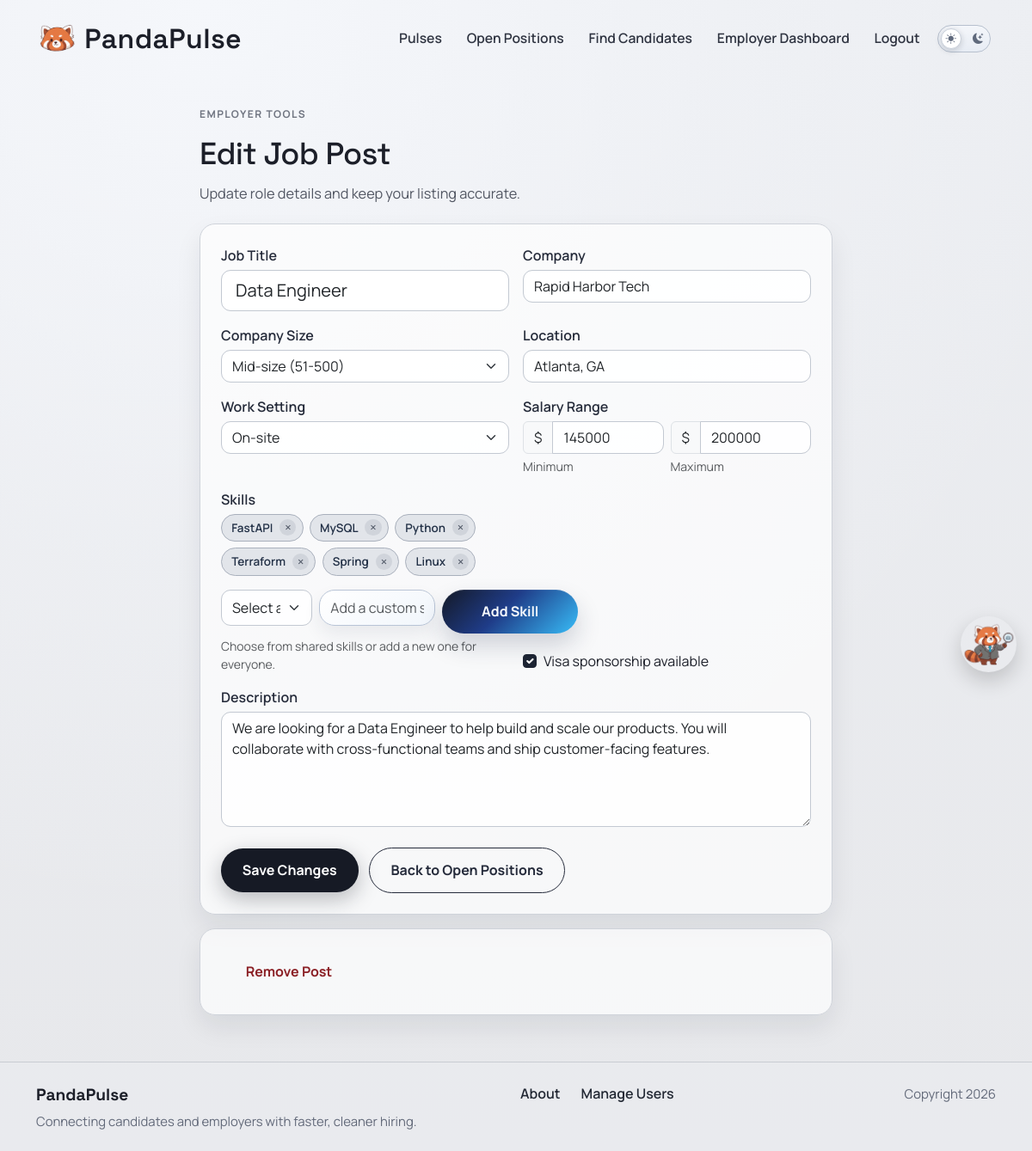
The app's page /jobposts/edit_post/106/?return_to=/jobposts/search/ (signed in) with its own data.
### jobposts/models.py (models this page shows, shortened)
class JobPost(models.Model):
    COMPANY_SIZE_CHOICES = [
        ("small", "Small (1-50)"),
        ("mid_size", "Mid-size (51-500)"),
        ("large", "Large (501-5,000)"),
        ("fortune_500", "Fortune 500"),
        ("startup", "Startup"),
        ("enterprise", "Enterprise"),
        ("other", "Other"),
    ]
    owner = models.ForeignKey(
        settings.AUTH_USER_MODEL,
        on_delete=models.CASCADE,
        related_name='job_posts',
        null=True,
        blank=True,
    )
    title = models.CharField(max_length=200)
    company = models.CharField(max_length=150)
    location = models.CharField(max_length=150)
    pay_range = models.CharField(max_length=100)
    skills = models.CharField(max_length=300, blank=True)
    salary_min = models.IntegerField(null=True, blank=True)
    salary_max = models.IntegerField(null=True, blank=True)
    WORK_SETTING_CHOICES = [
        ("remote", "Remote"),
        ("onsite", "On-site"),
        ("hybrid", "Hybrid"),
    ]
    work_setting = models.CharField(max_length=20, choices=WORK_SETTING_CHOICES, default="onsite")
    company_size = models.CharField(max_length=20, choices=COMPANY_SIZE_CHOICES, default="other")
    visa_sponsorship = models.BooleanField(default=False)
    description = models.TextField()
    created_at = models.DateTimeField(auto_now_add=True)

### jobposts/views.py (the view)
# urls.py: path('edit_post/<int:post_id>/', views.edit_post, name='jobposts.edit_post'),
@staff_member_required
def edit_post(request, post_id):
    post = get_object_or_404(JobPost, pk=post_id)
    template_data = {'title': 'Edit Job Post'}
    back_navigation = build_back_navigation(
        request,
        reverse('jobposts.search'),
        default_label='Open Positions',
    )
    if request.method == 'POST':
        form = JobPostForm(request.POST, instance=post)
        if form.is_valid():
            updated_post = form.save(commit=False)
            updated_post.save()
            register_skill_options(updated_post.skills, created_by=request.user)
            return redirect(back_navigation["url"])
    else:
        form = JobPostForm(instance=post)
    template_data['form'] = form
    template_data['submit_label'] = 'Save Changes'
    template_data['post_id'] = post_id
    template_data['skill_options'] = get_skill_options()
    template_data['current_url'] = current_request_url(request)
    template_data['back_navigation'] = back_navigation
    return render(request, 'jobposts/edit_post.html', {'template_data': template_data})

### accounts/context_processors.py (called while the page is built)
def can_post_job(request):
    if not request.user.is_authenticated:
        return {"can_post_job": False}
    is_employer = Profile.objects.filter(
        user=request.user,
        account_type=Profile.AccountType.EMPLOYER,
    ).exists()
    return {"can_post_job": is_employer}

### project2/navigation.py (called while the page is built)
def safe_local_navigation_url(request, candidate_url):
    candidate_url = (candidate_url or "").strip()
    if not candidate_url:
        return ""
    if not url_has_allowed_host_and_scheme(
        candidate_url,
        allowed_hosts={request.get_host()},
        require_https=request.is_secure(),
    ):
        return ""
    parsed = urlsplit(candidate_url)
    safe_url = parsed.path or "/"
    if parsed.query:
        safe_url = f"{safe_url}?{parsed.query}"
    if parsed.fragment:
        safe_url = f"{safe_url}#{parsed.fragment}"
    return safe_url

def current_request_url(request):
    return safe_local_navigation_url(request, request.get_full_path()) or "/"

def navigation_label_for_url(url, default_label="Dashboard"):
    parsed = urlsplit((url or "").strip())
    path = parsed.path or "/"
    query = parse_qs(parsed.query)
    try:
        match = resolve(path)
    except Resolver404:
        return default_label
    if match.view_name == "jobposts.dashboard":
        tab = (query.get("tab") or [""])[0]
        return DASHBOARD_TAB_LABELS.get(tab, "Dashboard")
    return VIEW_LABELS.get(match.view_name, default_label)

### project2/skills.py (called while the page is built, shortened)
def _clean_skill_token(raw_value):
    return " ".join((raw_value or "").strip().split())

def _build_skill_display_lookup(custom_skills=None):
    lookup = dict(_DEFAULT_SKILL_DISPLAY_LOOKUP)
    skills = get_custom_skill_options() if custom_skills is None else custom_skills
    for skill in skills:
        normalized = _clean_skill_token(skill)
        if not normalized:
            continue
        key = normalized.lower()
        if key in lookup:
            continue
        lookup[key] = normalized
    return lookup

def normalize_skill_name(raw_value, *, display_lookup=None):
    skill = _clean_skill_token(raw_value)
    if not skill:
        return ""
    lookup = display_lookup if display_lookup is not None else get_skill_display_lookup()
    normalized = lookup.get(skill.lower())
    if normalized:
        return normalized

def _skill_option_model():
    try:
        return apps.get_model("accounts", "SkillOption")
    except (LookupError, ValueError):
        return None

### jobposts/templates/jobposts/edit_post.html (shortened to what this page needs)
{% extends 'base.html' %}
{% block content %}
<section class="page-shell">
  <div class="container">
    <div class="row justify-content-center">
      <div class="col-md-10 col-lg-8">
        <div class="page-intro text-start">
          <p class="page-kicker">Employer tools</p>
          <h1 class="page-title page-title-sm">{{ template_data.title }}</h1>
          <p class="page-copy mb-0">Update role details and keep your listing accurate.</p>
        </div>
        <form method="post" class="surface-card mt-3">
          <div class="row g-3">
            <div class="col-md-6">
              <label class="form-label" for="{{ template_data.form.title.id_for_label }}">Job Title</label>
              {{ template_data.form.title }}
            </div>
            <div class="col-md-6">
              <label class="form-label" for="{{ template_data.form.company.id_for_label }}">Company</label>
              {{ template_data.form.company }}
            </div>
            <div class="col-md-6">
              <label class="form-label" for="{{ template_data.form.company_size.id_for_label }}">Company Size</label>
              {{ template_data.form.company_size }}
            </div>
            <div class="col-md-6">
              <label class="form-label" for="{{ template_data.form.location.id_for_label }}">Location</label>
              {{ template_data.form.location }}
            </div>
            <div class="col-md-6">
              <label class="form-label" for="{{ template_data.form.work_setting.id_for_label }}">Work Setting</label>
              {{ template_data.form.work_setting }}
            </div>
            <div class="col-md-6">
              <label class="form-label">Salary Range</label>
              <div class="row g-2">
                <div class="col-6">
                  <div class="input-group">
                    <span class="input-group-text">$</span>
                    {{ template_data.form.salary_min }}
                  </div>
                  <div class="form-text">Minimum</div>
                </div>
                <div class="col-6">
                  <div class="input-group">
                    <span class="input-group-text">$</span>
                    {{ template_data.form.salary_max }}
                  </div>
                  <div class="form-text">Maximum</div>
                </div>
              </div>
            </div>
            <div class="col-md-6">
              <label class="form-label" for="{{ template_data.form.skills.id_for_label }}">Skills</label>
              <div class="skill-picker" data-hidden-input-id="id_skills">
                <div class="skill-chip-list"></div>
                <div class="row g-2 mt-2 skill-picker-controls">
                  <div class="col-lg-4 col-md-5">
                    <select class="form-select skill-select">
                      <option value="">Select a skill</option>
                    </select>
                  </div>
                  <div class="col-lg-5 col-md-4">
                    <input type="text" class="form-control custom-skill-input" placeholder="Add a custom skill">
                  </div>
                  <div class="col-lg-3 col-md-3 d-grid">
                    <button type="button" class="secondary-btn border-0 w-100 custom-skill-add">Add Skill</button>
                  </div>
                </div>
              </div>
              <div class="form-text">Choose from shared skills or add a new one for everyone.</div>
            </div>
            <div class="col-md-6 d-flex align-items-end">
              <div class="form-check">
                {{ template_data.form.visa_sponsorship }}
                <label class="form-check-label" for="{{ template_data.form.visa_sponsorship.id_for_label }}">
                  Visa sponsorship available
                </label>
              </div>
            </div>
            <div class="col-12">
              <label class="form-label" for="{{ template_data.form.description.id_for_label }}">Description</label>
              {{ template_data.form.description }}
            </div>
          </div>
          <div class="form-actions mt-4">
            <button type="submit" class="primary-btn border-0">{{ template_data.submit_label }}</button>
            <a class="secondary-btn" href="{{ template_data.back_navigation.url }}">{{ template_data.back_navigation.text }}</a>
          </div>
        </form>
        <div class="surface-card mt-3">
          <form action="{% url 'jobposts.remove_post' template_data.post_id %}" method="POST" onsubmit="return confirm('Remove this post?');">
            <button class="danger-btn border-0" type="submit">Remove Post</button>
          </form>
        </div>
      </div>
    </div>
  </div>
</section>
{% endblock content %}

### project2/static/css/style.css (style rules this page uses)
:root { --bg-base: #e7e8eb; --ink: #1c1f29; --ink-muted: #515662; --line: #c3c8d0; --panel: #9fc3df; --panel-2: #c8deef; }
* { box-sizing: border-box; }
body { margin: 0; min-height: 100vh; font-family: "Manrope", sans-serif; color: var(--ink); background: radial-gradient(circle at 20% 0%, #f5f7fb 0%, rgba(245, 247, 251, 0.3) 38%, transparent 65%), linear-gradient(180deg, #eceef2 0%, var(--bg-base) 100%); }
.primary-btn, .secondary-btn, .danger-btn { display: inline-flex; align-items: center; justify-content: center; text-decoration: none; border-radius: 999px; font-weight: 700; padding: 0.85rem 1.55rem; min-width: 158px; transition: transform 0.22s ease, box-shadow 0.22s ease, background 0.22s ease; }
.primary-btn { background: #161a25; color: #fff; box-shadow: 0 8px 24px rgba(22, 26, 37, 0.28); }
.secondary-btn { border: 1.3px solid #252b3b; color: #252b3b; }
.danger-btn { border: 1.3px solid #8b2026; color: #8b2026; background: transparent; }
.page-shell { padding: 2.1rem 0 3.4rem; }
.page-intro { max-width: 860px; margin: 0 auto 1.4rem; }
.page-title { font-family: "Space Grotesk", sans-serif; font-size: clamp(2rem, 4.8vw, 3.2rem); letter-spacing: -0.02em; margin-bottom: 0.7rem; }
.page-title-sm { font-size: clamp(1.65rem, 3.5vw, 2.25rem); }
.page-kicker { text-transform: uppercase; letter-spacing: 0.12em; font-size: 0.75rem; font-weight: 700; color: #6f7480; }
.page-copy { color: var(--ink-muted); font-size: 1.02rem; line-height: 1.6; }
.surface-card { background: rgba(255, 255, 255, 0.68); border: 1px solid #cfd3da; border-radius: 18px; padding: 1.5rem; box-shadow: 0 14px 30px rgba(18, 23, 36, 0.08); }
.field-block label, .form-label { font-weight: 600; color: #252b3a; margin-bottom: 0.3rem; }
.form-control, .form-select { border-radius: 11px; border-color: #c3c9d2; background-color: rgba(255, 255, 255, 0.92); }
.form-check-input { border-color: #8f98a9; }
.form-check-input:checked { background-color: #1d2433; border-color: #1d2433; }
.form-actions { display: flex; gap: 0.75rem; align-items: center; flex-wrap: wrap; }
.form-actions .primary-btn, .form-actions .secondary-btn, .form-actions .danger-btn { min-width: 150px; }
.skill-chip-list { display: flex; flex-wrap: wrap; gap: 0.45rem; min-height: 2rem; }
.skill-picker-controls { align-items: stretch; }
.skill-picker-controls .skill-select, .skill-picker-controls .custom-skill-input { width: 100%; min-height: calc(1.5em + 1rem + 2px); }
.custom-skill-input { border-radius: 18px; border-color: #b8c4d6; background: linear-gradient(145deg, rgba(255, 255, 255, 0.98), rgba(241, 246, 252, 0.98)); box-shadow: inset 0 1px 0 rgba(255, 255, 255, 0.72), 0 10px 20px rgba(37, 51, 72, 0.08); transition: border-color 0.22s ease, box-shadow 0.22s ease, background 0.22s ease; }
button.custom-skill-add { min-height: calc(1.5em + 1rem + 2px); appearance: none; -webkit-appearance: none; border: 0; background-color: #141926; background-image: linear-gradient(135deg, #141926 0%, #1f3c88 45%, #38bdf8 100%); color: #f8fcff; border-color: transparent; box-shadow: 0 14px 28px rgba(22, 35, 64, 0.18), inset 0 1px 0 rgba(255, 255, 255, 0.1); }

### project2/static/mascot/panda.css (style rules this page uses)
:root { --panda-size: 65px; --panda-z: 9999; --panda-shadow: 0 10px 25px rgba(0, 0, 0, .18); --panda-gap: 10px; --panda-bubble-bg: rgba(0, 0, 0, .82); --panda-bubble-color: #fff; --panda-bubble-radius: 12px; --panda-bubble-font: 12px; --panda-bubble-pad-y: 10px; --panda-bubble-pad-x: 30px; --panda-bubble-maxw: 350px; }

### records on screen
JobPost: title "Data Engineer", company "Rapid Harbor Tech", company_size "Mid-size (51-500)", location "Atlanta, GA", work_setting "On-site", salary_min "145000", salary_max "200000", visa_sponsorship "☑", description "We are looking for a Data Engineer to help build and scale our products. You will collaborate with cross-functional teams and ship customer-facing features."

### other values on screen
{{ template_data.title }} "Edit Job Post"
{{ template_data.submit_label }} "Save Changes"
{{ template_data.back_navigation.text }} "Back to Open Positions"
